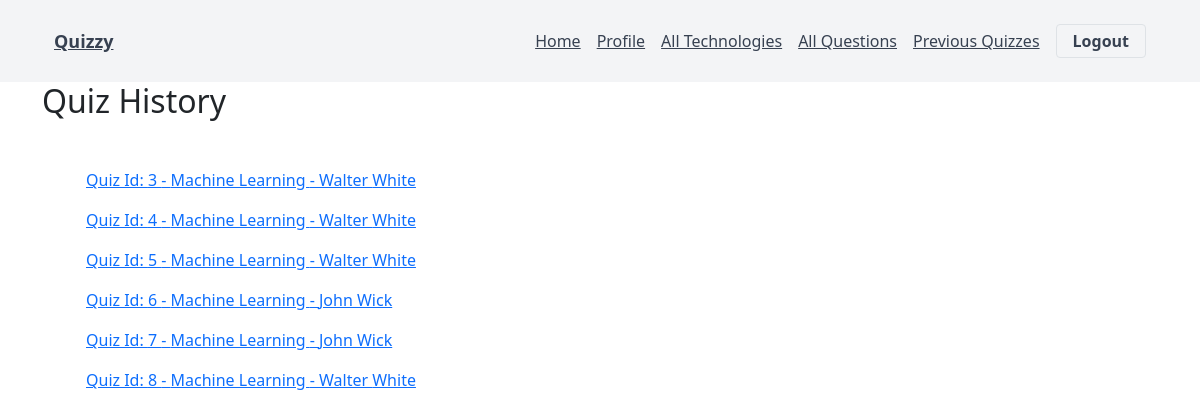
The page /previous-quizzes/ (signed in) on the database its author committed.
### quizzes/models.py (models this page shows, shortened)
class QuizHistory(models.Model):
    user = models.ForeignKey(CustomUser, on_delete=models.CASCADE)
    technology = models.ForeignKey(Technology, on_delete=models.CASCADE)
    score = models.IntegerField()
    time = models.DateTimeField(auto_now_add=True)
    class Meta:
        verbose_name_plural = "Quiz History"

class Technology(models.Model):
    name = models.CharField(max_length=50)
    def __str__(self):
        return self.name
    class Meta:
        verbose_name_plural = "Technologies"

### users/models.py (models this page shows, shortened)
class CustomUser(AbstractUser):
    username = None
    email = models.EmailField(max_length=254, unique=True)
    is_teacher = models.BooleanField(default=False)
    phone_number = models.CharField(max_length=10, unique=True)
    user_image = models.ImageField(default='default.jpg',
        upload_to='user_profile_images/', null=True, blank=True)
    objects = CustomUserManager()
    USERNAME_FIELD = 'email'
    REQUIRED_FIELDS = []

### quizzes/views.py (the view)
# urls.py: path("previous-quizzes/", views.quiz_history,
def quiz_history(request):
    if not request.user.is_teacher:
        previous_quizzes = QuizHistory.objects.filter(user=request.user)
    else:
        previous_quizzes = QuizHistory.objects.all()
    return render(request, 'quizzes/quiz_history.html', {'previous_quizzes': previous_quizzes})

### quizzes/templates/quizzes/quiz_history.html (shortened to what this page needs)
{% extends "users/base.html" %}
{% block content %}
<h2>Quiz History</h2>
<div class="container my-5">
{% if previous_quizzes %}
{% for quiz in previous_quizzes %}
<ul>
    <li><a href="{% url 'previous-quiz-detail' quiz.id %}">Quiz Id: {{ quiz.id }} - {{ quiz.technology }} - {{ quiz.user.first_name }} {{ quiz.user.last_name }} </a></li>
</ul>
{% endfor %}
{% else %}
<h2>
    No Quizzes Found!!
</h2>
{% endif %}
</div>
{% endblock  %}

### users/templates/users/base.html (shortened to what this page needs)
{% load static tailwind_tags %}
<!DOCTYPE html>
<html lang="en">
  <head>
    {% tailwind_css %}
    <link href="https://cdn.jsdelivr.net/npm/bootstrap@5.0.2/dist/css/bootstrap.min.css" rel="stylesheet">
  </head>
  <body>
    <header>
      <nav class="bg-gray-100">
        <div class="container mx-auto px-4">
          <div class="flex justify-between items-center py-4">
            <a href="{% url 'home' %}" class="text-lg font-bold text-gray-700">Quizzy</a>
            <div class="hidden lg:flex space-x-4 items-center" id="navbarToggle">
              <a href="{% url 'home' %}" class="text-gray-700 hover:text-gray-900">Home</a>
              {% if user.is_authenticated %}
                <a href="{% url 'profile' user.id %}" class="text-gray-700 hover:text-gray-900">Profile</a>
                {% if user.is_teacher %}
                  <a href="{% url 'technologies' %}" class="text-gray-700 hover:text-gray-900">All Technologies</a>
                  <a href="{% url 'questions' %}" class="text-gray-700 hover:text-gray-900">All Questions</a>
                {% endif %}
                <a href="{% url 'previous-quizzes' %}" class="text-gray-700 hover:text-gray-900">Previous Quizzes</a>
                <form action="{% url 'logout' %}" method="post" class="inline">
                  <button type="submit" class="text-gray-700 border border-gray-700 px-3 py-1 rounded hover:bg-gray-700 hover:text-white transition"><b>Logout</b></button>
                </form>
              {% else %}
                <a href="{% url 'login' %}" class="text-gray-700 hover:text-gray-900">Login</a>
                <a href="{% url 'signup' %}" class="text-gray-700 hover:text-gray-900">Register</a>
              {% endif %}
            </div>
          </div>
        </div>
      </nav>
    </header>
    <main role="main" class="container">
      <div class="col-md-8">
        {% block content %}{% endblock %}
      </div>
    </main>
    </body>
</html>

### rows shown on the page
QuizHistory: id "3", technology "Machine Learning", user.first_name "Walter", user.last_name "White"
QuizHistory: id "4", technology "Machine Learning", user.first_name "Walter", user.last_name "White"
QuizHistory: id "5", technology "Machine Learning", user.first_name "Walter", user.last_name "White"
QuizHistory: id "6", technology "Machine Learning", user.first_name "John", user.last_name "Wick"
QuizHistory: id "7", technology "Machine Learning", user.first_name "John", user.last_name "Wick"
QuizHistory: id "8", technology "Machine Learning", user.first_name "Walter", user.last_name "White"
